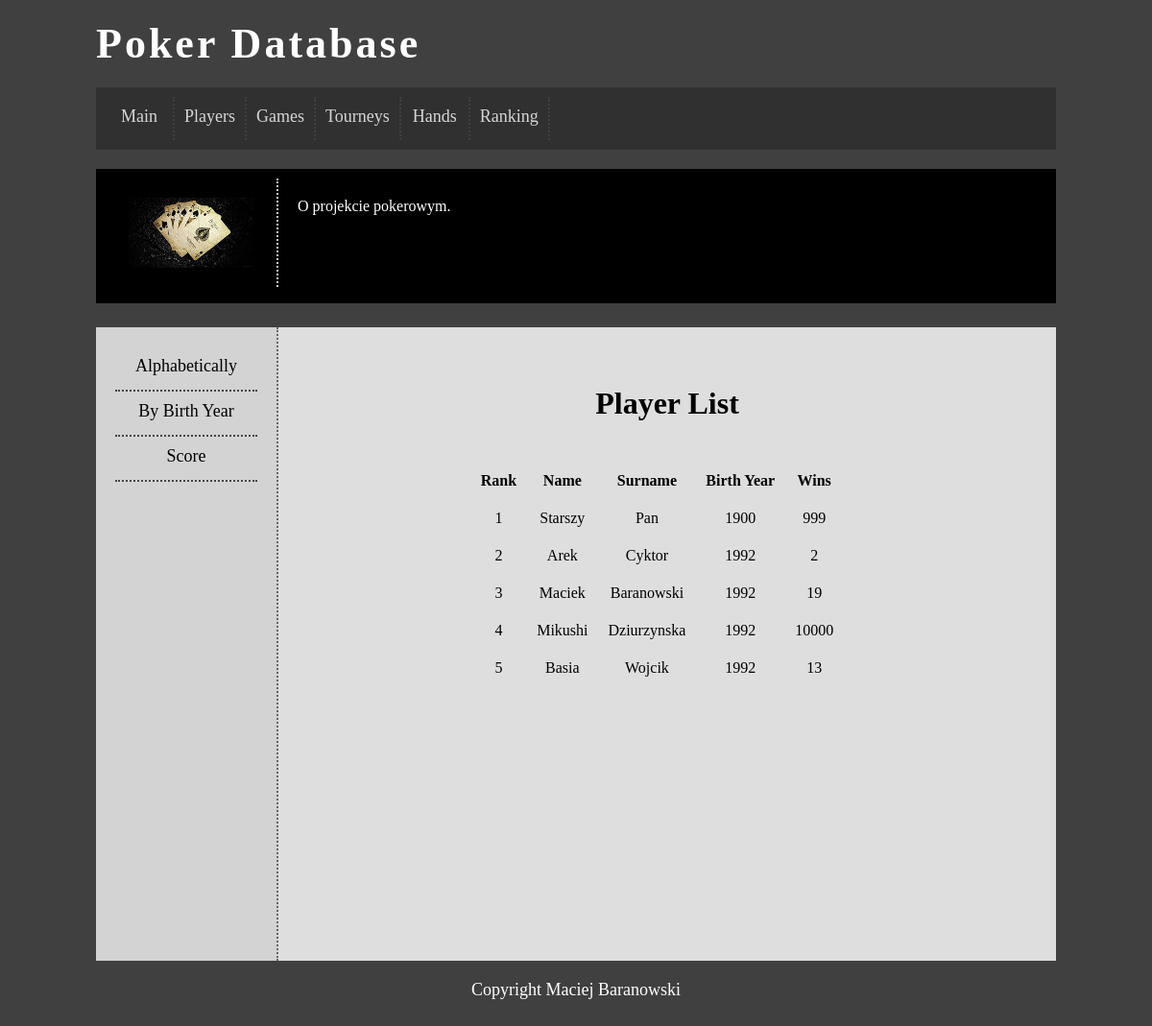
The app's page /rankingage.php with its own data.
### tables this page shows
CREATE TABLE IF NOT EXISTS `gracze` (
  `idgracza` int(11) NOT NULL,
  `imie` text NOT NULL,
  `nazwisko` text NOT NULL,
  `rokurodzenia` int(11) NOT NULL,
  `zwyciestwa` int(11) NOT NULL
);

### rankingage.php (the view, shortened to what this page needs)
<html>
<head>
	<link rel="stylesheet" href="style.css" type="text/css" />
</head>
<body>
	<div id="container">
		<div id="logo">
		 Poker Database
		</div>
		<div id="menu">
		<a href='index.php' class="optionlink"><div class="option">Main</div></a>
		<a href='playerlist.php' class="optionlink"><div class="option">Players</div></a>
		<a href='gamelist.php' class="optionlink"><div class="option">Games</div></a>
		<a href='tourneylist.php' class="optionlink"><div class="option">Tourneys</div></a>
		<a href='handlist.php' class="optionlink"><div class="option">Hands</div></a>
		<a href='rankinglist.php' class="optionlink"><div class="option">Ranking</div></a>
		</div>
		<div id="topbar">
			<div id="topbarL">
				<img src="cards.jpeg" />
			</div>
			<div id="topbarR">
				O projekcie pokerowym.
			</div>
		</div>
		<div id="sidebar">
			<a href='rankingnames.php' class="optionlinkS"><div class="optionL">Alphabetically</div></a>
			<a href='rankingage.php' class="optionlinkS"><div class="optionL">By Birth Year</div></a>
			<a href='rankinglist.php' class="optionlinkS"><div class="optionL">Score</div></a>
		</div>
	<div id="content">
			<h1 align="center"> Player List </h1><br />
			<?php	require_once('db.php');
				$query1 = "SELECT * FROM gracze
							ORDER BY rokurodzenia ASC;";
				$response1 = @mysqli_query($dbc, $query1);
			echo '<table align="center"
			cellspacing="5" cellpadding="8">
			<tr>
				<td align="center"><b>Rank</b></td>
				<td align="center"><b>Name</b></td>
				<td align="center"><b>Surname</b></td>
				<td align="center"><b>Birth Year</b></td>
				<td align="center"><b>Wins</b></td>';
			$number = 1;
			while($row = mysqli_fetch_array($response1)){
			echo '<tr><td align="center">' .
			$number . ' </td><td align="center">' .
			$row['1'] . ' </td><td align="center">' .
			$row['2'] . ' </td><td align="center">' .
			$row['3'] . ' </td><td align="center">' .
			$row['4'] . ' </td><td align="center">' ;
			$number++;
			echo '</tr>';
		}
		echo '</table>';
		?>
	</div>
		<div id="footer">
			Copyright Maciej Baranowski
		</div>
	</div>
</body>
</html>

### style.css (style rules this page uses)
body { background-color: #404040; }
#container { width: 1000px; margin-left: auto; margin-right: auto; }
#logo { color: white; margin-top: 20px; font-size: 44px; letter-spacing: 3px; font-weight: 900; }
#menu { background-color: #303030; margin-top: 20px; color: #ffffff; padding: 10px; text-align: center; }
#topbar { background-color: black; color: white; padding: 10px; margin-top: 20px; margin-bottom: 25px; height: 120px; }
#topbarL { float: left; padding: 20px; width: 138px; text-align: center; border-right: 2px dotted #cccccc; }
#topbarR { float: left; padding: 20px; width: 760px; font-size: 16px; text-align: justify; }
#sidebar { float: left; width: 148px; min-height: 620px; padding: 20px; background-color: lightgray; text-align: center; font-size: 18px; border-right: 2px dotted #666666; }
#content { float: left; padding: 40px; width: 730px; background-color: #dedede; min-height: 580px; text-align: justify; }
#footer { clear: both; color: white; text-align: center; padding: 20px; font-size: 18px; }
.option { float: left; min-width: 50px; height: 25px; font-size: 18px; padding: 10px; border-right: 2px dotted #444444; opacity: 0.8; }
.optionL { font-size:18px; height: 25px; padding: 10px; border-bottom: 2px dotted #444444; }
a.optionlink { color: #ffffff; text-decoration: none; }
a.optionlinkS { color: black; text-decoration: none; }

### records on screen
gracze: imie "Starszy", nazwisko "Pan", rokurodzenia "1900", zwyciestwa "999"
gracze: imie "Arek", nazwisko "Cyktor", rokurodzenia "1992", zwyciestwa "2"
gracze: imie "Maciek", nazwisko "Baranowski", rokurodzenia "1992", zwyciestwa "19"
gracze: imie "Mikushi", nazwisko "Dziurzynska", rokurodzenia "1992", zwyciestwa "10000"
gracze: imie "Basia", nazwisko "Wojcik", rokurodzenia "1992", zwyciestwa "13"
